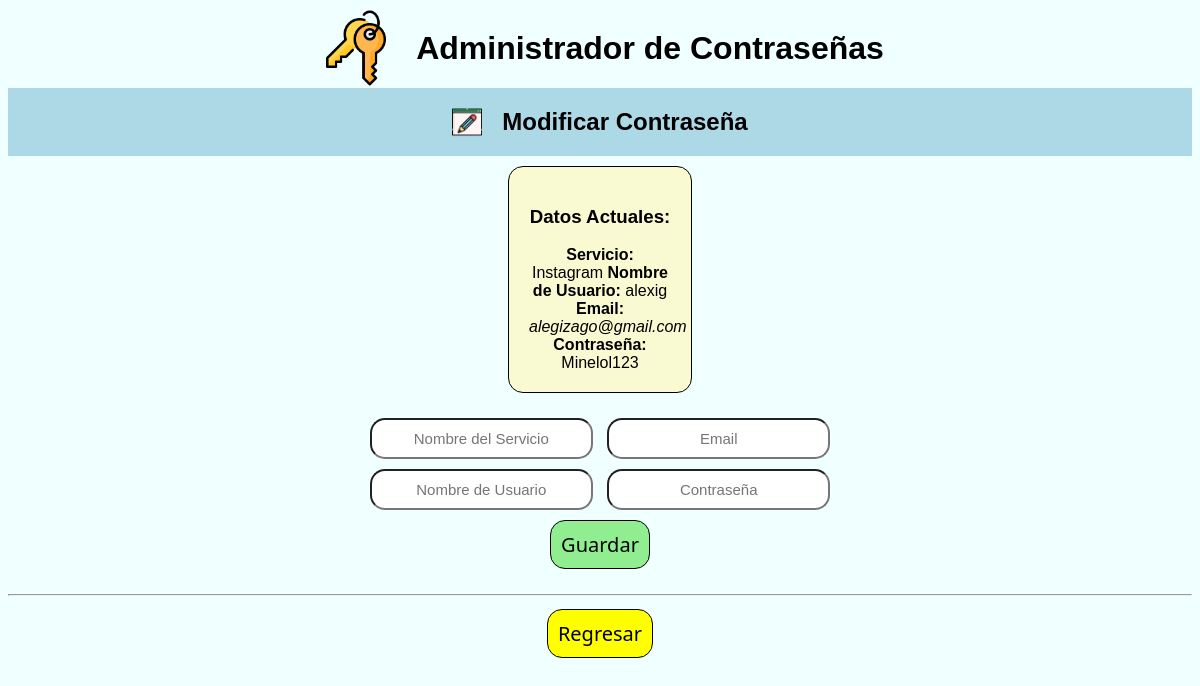
Screenshot of /editar_contrasenia/3/ (signed in) with the database file from the repository.
### administrador/models.py (models this page shows, shortened)
class Contrasenia(models.Model):
    servicio = models.CharField(max_length=100)
    email = models.EmailField(max_length=100)
    usuario_servicio = models.CharField(max_length=100)
    contrasenia = models.CharField(max_length=100)
    usuario = models.ForeignKey(User, on_delete=models.CASCADE)

### administrador/views.py (the view)
# urls.py: path('editar_contrasenia/<int:pk>/', views.editar, name='editar_contrasenia'),
@login_required
def editar(request, pk):
    contrasenia = get_object_or_404(Contrasenia, pk=pk)
    if request.method == 'POST':
        form = ContraseniaForm(request.POST, instance=contrasenia)
        if form.is_valid():
            form.save()
            return redirect('administracion')
    else:
        form = ContraseniaForm()
    return render(request, 'administrador/editar_contrasenia.html', {
        'form':form,
        'contrasenia':contrasenia
    })

### administrador/forms.py
class ContraseniaForm(forms.ModelForm):
    class Meta:
        model = Contrasenia
        fields = ['servicio', 'email', 'usuario_servicio', 'contrasenia']
        widgets = {
            'servicio': forms.TextInput(attrs={'class': 'form_contrasenia', 'placeholder':'Nombre del Servicio'}),
            'email': forms.EmailInput(attrs={'class': 'form_contrasenia', 'placeholder':'Email'}),
            'usuario_servicio': forms.TextInput(attrs={'class': 'form_contrasenia', 'placeholder':'Nombre de Usuario'}),
            'contrasenia': forms.TextInput(attrs={'class': 'form_contrasenia', 'placeholder':'Contraseña'}),
        }

### administrador/templates/administrador/editar_contrasenia.html (shortened to what this page needs)
{% load static %}
<!DOCTYPE html>
<html lang="en">
<head>
</head>
<body>
    <div class="header">
        <img src="{% static 'administrador/logo.png' %}" style="width: 80px;">
        <h1>Administrador de Contraseñas</h1>
    </div>
    <div class="subtitulo">
        <img src="{% static 'administrador/modificar.png' %}" style="width: 30px;">
        <h2>Modificar Contraseña</h2>
    </div>
    <div class="item">
            <h3>Datos Actuales:</h3>
            <strong>Servicio:</strong> {{ contrasenia.servicio }}
            <span><strong>Nombre de Usuario:</strong> {{ contrasenia.usuario_servicio }}</span><br>
            <span><Strong>Email:</Strong> <em>{{ contrasenia.email }}</em></span>
            <span><Strong>Contraseña:</Strong> {{ contrasenia.contrasenia }}</span>
    </div>
    <div class="formulario">
    <form method="POST">
        {{ form.servicio }}
        {{ form.email }}
        <br>
        {{ form.usuario_servicio }}
        {{ form.contrasenia }}
        <br>
        <button type="submit" class="boton" style="background-color:lightgreen; font-size: 20px; text-align: center;">Guardar</button>
    </form>
    </div>
    <hr>
    <form action="{% url 'administrador' %}" style="text-align: center;">
        <button class="boton" style="background-color: yellow; font-size: 20px;">Regresar</button>
    </form>
</body>
</html>

### administrador/templates/administrador/editar_contrasenia.html (style rules this page uses)
h1 { text-align: center; }
.header { display: grid; grid-template-columns: auto auto; justify-content: center; align-items: center; gap: 20px; }
.subtitulo { display: grid; grid-template-columns: auto auto; justify-content: center; align-items: center; gap: 20px; background-color: lightblue; margin-bottom: 10px; }
body { font-family: 'Lucida Sans', 'Lucida Sans Regular', 'Lucida Grande', 'Lucida Sans Unicode', Geneva, Verdana, sans-serif; background-color: azure; }
.formulario { margin: 20px; text-align: center; }
.form_contrasenia { text-align: center; font-family: 'Lucida Sans', 'Lucida Sans Regular', 'Lucida Grande', 'Lucida Sans Unicode', Geneva, Verdana, sans-serif; border-radius: 15px; padding:10px; margin:5px; font-size: 15px; }
.item { padding:10px; margin:10px 500px 10px 500px; border: solid 1px; background-color:lightgoldenrodyellow; padding: 20px; text-align: center; border-radius: 15px; }
.boton { font-family: 'Segoe UI', Tahoma, Geneva, Verdana, sans-serif; font-weight: 500; border: black solid 1px; border-radius: 15px; padding:10px; margin:5px; }

### rows the page displays
Contrasenia: servicio "Instagram", usuario_servicio "alexig", email "alegizago@gmail.com", contrasenia "Minelol123"
